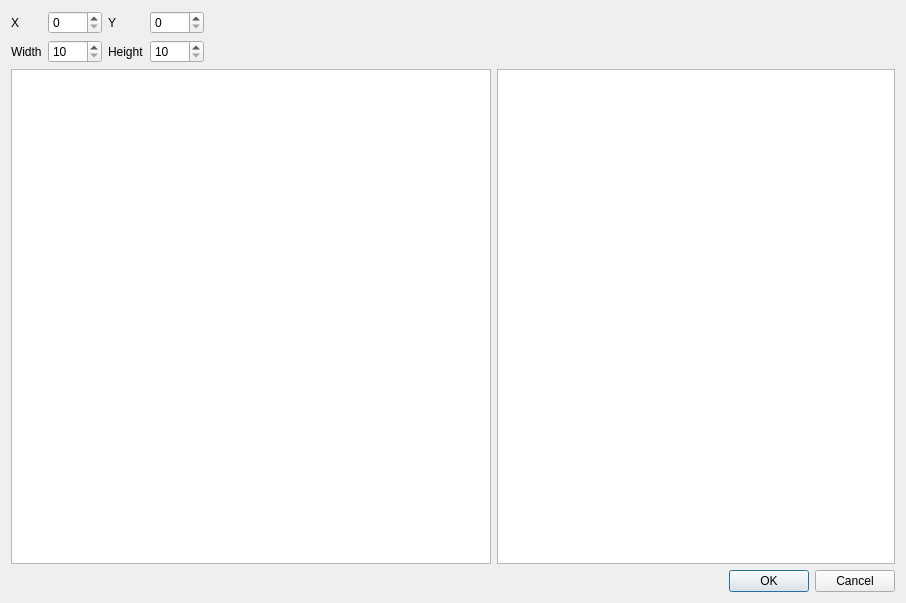
<?xml version="1.0" encoding="UTF-8"?>
<ui version="4.0">
 <class>DialogCreateCoordSystemROI</class>
 <widget class="QDialog" name="DialogCreateCoordSystemROI">
  <property name="geometry">
   <rect>
    <x>0</x>
    <y>0</y>
    <width>906</width>
    <height>603</height>
   </rect>
  </property>
  <property name="windowTitle">
   <string>Dialog</string>
  </property>
  <layout class="QVBoxLayout" name="verticalLayout">
   <item>
    <layout class="QHBoxLayout" name="horizontalLayout_2">
     <item>
      <layout class="QGridLayout" name="gridLayout">
       <item row="0" column="2">
        <widget class="QLabel" name="lblY">
         <property name="text">
          <string>Y</string>
         </property>
        </widget>
       </item>
       <item row="0" column="0">
        <widget class="QLabel" name="lblX">
         <property name="text">
          <string>X</string>
         </property>
        </widget>
       </item>
       <item row="1" column="0">
        <widget class="QLabel" name="lblWidth">
         <property name="text">
          <string>Width</string>
         </property>
        </widget>
       </item>
       <item row="1" column="2">
        <widget class="QLabel" name="lblHeight">
         <property name="text">
          <string>Height</string>
         </property>
        </widget>
       </item>
       <item row="0" column="1">
        <widget class="QSpinBox" name="sbX">
         <property name="maximum">
          <number>1024</number>
         </property>
        </widget>
       </item>
       <item row="0" column="3">
        <widget class="QSpinBox" name="sbY">
         <property name="maximum">
          <number>1024</number>
         </property>
        </widget>
       </item>
       <item row="1" column="1">
        <widget class="QSpinBox" name="sbWidth">
         <property name="minimum">
          <number>10</number>
         </property>
         <property name="maximum">
          <number>1024</number>
         </property>
        </widget>
       </item>
       <item row="1" column="3">
        <widget class="QSpinBox" name="sbHeight">
         <property name="minimum">
          <number>10</number>
         </property>
         <property name="maximum">
          <number>1024</number>
         </property>
        </widget>
       </item>
      </layout>
     </item>
     <item>
      <spacer name="horizontalSpacer">
       <property name="orientation">
        <enum>Qt::Horizontal</enum>
       </property>
       <property name="sizeHint" stdset="0">
        <size>
         <width>40</width>
         <height>20</height>
        </size>
       </property>
      </spacer>
     </item>
    </layout>
   </item>
   <item>
    <layout class="QHBoxLayout" name="horizontalLayout">
     <item>
      <widget class="GraphicsViewWithEvents" name="gvOriginal">
       <property name="minimumSize">
        <size>
         <width>480</width>
         <height>480</height>
        </size>
       </property>
      </widget>
     </item>
     <item>
      <widget class="QGraphicsView" name="gvTransformed">
       <property name="minimumSize">
        <size>
         <width>250</width>
         <height>480</height>
        </size>
       </property>
      </widget>
     </item>
    </layout>
   </item>
   <item>
    <widget class="QDialogButtonBox" name="buttonBox">
     <property name="orientation">
      <enum>Qt::Horizontal</enum>
     </property>
     <property name="standardButtons">
      <set>QDialogButtonBox::Cancel|QDialogButtonBox::Ok</set>
     </property>
    </widget>
   </item>
  </layout>
 </widget>
 <customwidgets>
  <customwidget>
   <class>GraphicsViewWithEvents</class>
   <extends>QGraphicsView</extends>
   <header>graphicsviewwithevents.h</header>
  </customwidget>
 </customwidgets>
 <resources/>
 <connections>
  <connection>
   <sender>buttonBox</sender>
   <signal>rejected()</signal>
   <receiver>DialogCreateCoordSystemROI</receiver>
   <slot>reject()</slot>
   <hints>
    <hint type="sourcelabel">
     <x>325</x>
     <y>593</y>
    </hint>
    <hint type="destinationlabel">
     <x>286</x>
     <y>274</y>
    </hint>
   </hints>
  </connection>
  <connection>
   <sender>sbX</sender>
   <signal>valueChanged(int)</signal>
   <receiver>DialogCreateCoordSystemROI</receiver>
   <slot>intValueChanged(int)</slot>
   <hints>
    <hint type="sourcelabel">
     <x>85</x>
     <y>22</y>
    </hint>
    <hint type="destinationlabel">
     <x>353</x>
     <y>181</y>
    </hint>
   </hints>
  </connection>
  <connection>
   <sender>sbY</sender>
   <signal>valueChanged(int)</signal>
   <receiver>DialogCreateCoordSystemROI</receiver>
   <slot>intValueChanged(int)</slot>
   <hints>
    <hint type="sourcelabel">
     <x>175</x>
     <y>26</y>
    </hint>
    <hint type="destinationlabel">
     <x>354</x>
     <y>181</y>
    </hint>
   </hints>
  </connection>
  <connection>
   <sender>sbWidth</sender>
   <signal>valueChanged(int)</signal>
   <receiver>DialogCreateCoordSystemROI</receiver>
   <slot>intValueChanged(int)</slot>
   <hints>
    <hint type="sourcelabel">
     <x>66</x>
     <y>53</y>
    </hint>
    <hint type="destinationlabel">
     <x>352</x>
     <y>180</y>
    </hint>
   </hints>
  </connection>
  <connection>
   <sender>sbHeight</sender>
   <signal>valueChanged(int)</signal>
   <receiver>DialogCreateCoordSystemROI</receiver>
   <slot>intValueChanged(int)</slot>
   <hints>
    <hint type="sourcelabel">
     <x>185</x>
     <y>57</y>
    </hint>
    <hint type="destinationlabel">
     <x>354</x>
     <y>181</y>
    </hint>
   </hints>
  </connection>
  <connection>
   <sender>buttonBox</sender>
   <signal>accepted()</signal>
   <receiver>DialogCreateCoordSystemROI</receiver>
   <slot>accept()</slot>
   <hints>
    <hint type="sourcelabel">
     <x>490</x>
     <y>578</y>
    </hint>
    <hint type="destinationlabel">
     <x>328</x>
     <y>410</y>
    </hint>
   </hints>
  </connection>
 </connections>
 <slots>
  <slot>intValueChanged(int)</slot>
  <slot>on_buttonBox_accepted()</slot>
 </slots>
</ui>
